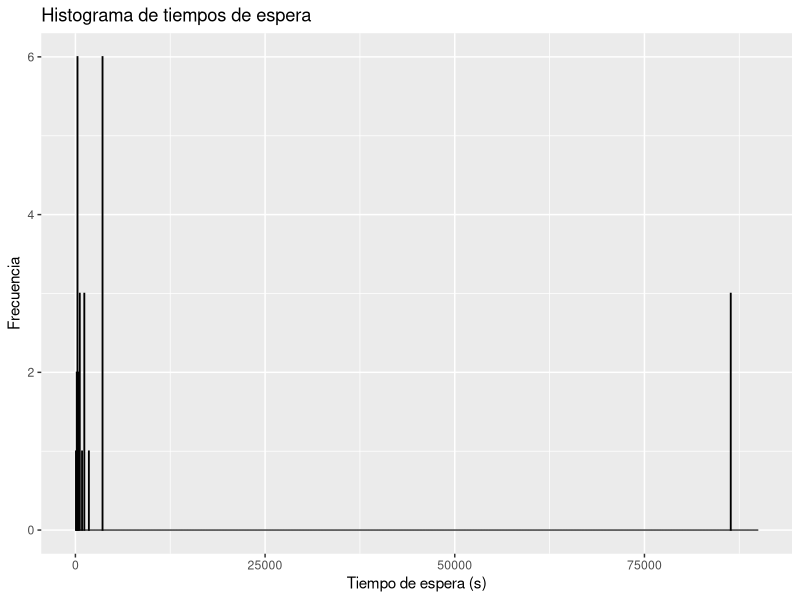
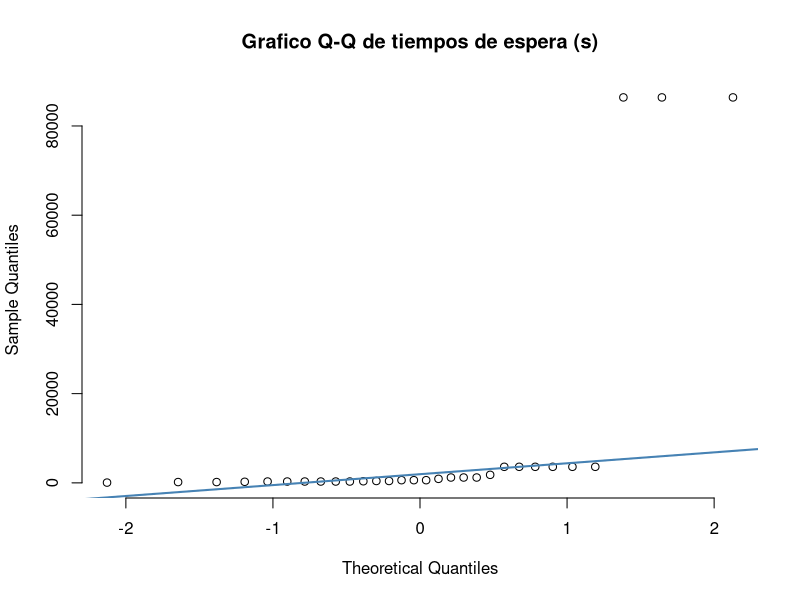

Here is the R script that generated these plots, in order: (Note: this script raises an error after producing the figures.)
#Instalacion de paquetes
install.packages("ggplot2")
install.packages("nortest")
install.packages("fitdistrplus")
#Inclusion de librerias
library(ggplot2)
library("nortest")
library(MASS)
library(fitdistrplus)

# Leer datos de uso
user_data= (read.csv(file = "datosUso.csv", header=T, encoding = "UTF-8"))

# 1 - Calcular Tasa de Arribo
pob_total = 4320000000
music_perc = 5 / 10000
music_use_perc = 0.1
# Calcular numero de usuarios
users = pob_total * music_perc * music_use_perc 

# Obtencion de la tasa de arribo.
lambda_a_mes = (mean(user_data$tasa_uso) * users)
lambda_a = lambda_a_mes/(30*24*60*60) # tasa de arribo en segundos


# 2 - Analisis de normalidad y obtencion de parametros de la distribucion de los tiempos de espera

# 2.1 - Tiempos de espera sin modificaciones
# Histograma de tiempos de espera
ggplot(user_data, aes(x = t_espera)) +
  geom_histogram(breaks=seq(0, 90000, by=50), fill = "white", colour = "black") +
  labs(title="Histograma de tiempos de espera", x="Tiempo de espera (s)", y="Frecuencia")

# Grafico Q-Q de tiempos de espera 
qqnorm(user_data$t_espera, pch = 1, frame = FALSE, main = "Grafico Q-Q de tiempos de espera (s)")
qqline(user_data$t_espera, col = "steelblue", lwd = 2)

# Prueba de normalidad 
shapiro.test(user_data$t_espera)
# Los tiempos de espera sin modificaciones no tienen dist. normal.


# 2.2 - Tiempos de espera usando la regla 1.5 IQR para eliminar valores atipicos
# Obtener cuartiles de los tiempos de espera
summary(user_data$t_espera)
Q1 = 300 # primer cuartil
Q3 = 3600 # tercer cuartil
IQR = Q3 - Q1 # rango intercuantilico
# Calcular limites inferior y superior para la regla 1.5 IQR
bottom_limit = Q1 - 1.5 * IQR
upper_limit = Q3 + 1.5 * IQR

# Obtener tiempos de espera sin valores atipicos
subset = user_data[bottom_limit < user_data$t_espera && user_data$t_espera < upper_limit,]

# Histograma de tiempos de espera sin valores atipicos
ggplot(subset, aes(x = t_espera)) +
  geom_histogram(breaks=seq(0, 5000, by=20), fill = "white", colour = "black") +
  labs(title="Histograma de tiempos de espera sin valores atipicos", x="Tiempo de espera (s)", y="Frecuencia")

# Grafico Q-Q de tiempos de espera sin valores atipicos
qqnorm(subset$t_espera, pch = 1, frame = FALSE,  main = "Grafico Q-Q de tiempos de espera sin valores atipicos (s)")
qqline(subset$t_espera, col = "steelblue", lwd = 2)

# Prueba de normalidad 
shapiro.test(subset$t_espera)
# Los tiempos de espera sin valores atipicos no tienen dist. normal.


# 2.3 - Tiempos de espera usando la regla 1.5 IQR para eliminar valores atipicos y transformados a escala logaritmica
# Pasar los tiempos de espera a escala logaritmica
subsetLog = subset
subsetLog$t_espera = log(subset$t_espera)

# Histograma de tiempos de espera en escala logaritmica
ggplot(subsetLog, aes(x = t_espera)) +
  geom_histogram(breaks=seq(0, 15, by=0.25), fill = "white", colour = "black") +
  labs(title="Histograma de tiempos de espera en escala logaritmica", x="Tiempo de espera (log(s))", y="Frecuencia")


# Grafico Q-Q de tiempos de espera en escala logaritmica
qqnorm(subsetLog$t_espera, pch = 1, frame = FALSE, main = "Grafico Q-Q de tiempos de espera en escalara logaritmica (log(s))")
qqline(subsetLog$t_espera, col = "steelblue", lwd = 2)

# Prueba de normalidad
shapiro.test(subsetLog$t_espera)
# Los tiempos de espera en escala logaritmica no tienen dist. normal.


# 2.4 - Ajustar tiempos de espera a distribucion log normal para obtener la media y desviacion estandar de la dist.
dist = fitdist(subsetLog$t_espera,"norm")
summary(subsetLog$t_espera)
summary(dist)
# Parametros de la distribucion log normal
prom_t_espera = 7 #6.52 
desv_t_espera = 1.8 #1.12



# 3 - Simulacion
# 3.1 Modelo lineal de tiempo de procesamiento de los computadoras
# Leer datos de tiempo de procesamiento
processing_data = (read.csv(file = "Processing time.csv", header=T, encoding = "UTF-8"))

# MBP_2019
m2019 <- lm(processing_data$MBP_2019~processing_data$Seconds)
summary(m2019)
# pendiente: 0.09, intercepcion: 0

# MBP_2015_2_9
m2012_2_9 <- lm(processing_data$MBP_2015_2_9~processing_data$Seconds)
summary(m2012_2_9)
# pendiente: 0.2, intercepcion: 0 

# MBP_2019_2_7
m2012_2_7 <- lm(processing_data$MBP_2015_2_7~processing_data$Seconds)
summary(m2012_2_7)
# pendiente: 0.22, intercepcion: 0 

# 3.2 Codigo de la simulacion
# Calcular numero de pruebas requeridas
p = 0.9
e = 0.05
n = 3 #round(p * (1 - p) * (qnorm(1 - (e/2))/e)^2)

# Parametros de la simulacion
k <- 9 # numero de servidores
testTime = 604800/7  # segundos en una semana
ttMultiplier = 52 *7
mu <- 1/lambda_a # tiempo promedio entre arribos
ms <- rep(0.09, 7)
ms <- c(ms, 0.2, 0.22) # pendientes de los tiempos de servicio de las computadoras
bs <- rep(0, 9) # intercepciones de los tiempos de servicio de las computadoras

# Parametros de ventas
comissionLimit = 1000000
goal = 1000000

# Distribucion gamma de duracion de canciones
shape = 6.76
rate = 0.03

# Arreglos para guardar resultados de la simulacion
Twork <- matrix(rep(0, n*k), n)
Njobs <- matrix(rep(0, n*k), n)
Wmean <- rep(0, n) # tiempo promedio de espera
Wmax <- rep(0, n) # tiempo maximode espera
Nwithdr <- rep(0, n)
Nav <- rep(0, n)
Nat10 <- rep(0, n)
Stimes <- rep(0, n) # tiempo promedio de servicio
Smax <- rep(0,n)

sales = rep(0,n) #vector de ventas totales por corrida
longSongSales = rep(0,n) # vector de ventas de canciones largas por corrida
longSongFraction = rep(0,n) # vector de canciones largas por corrida

for (i in 1:n) {
  arrival <- c()
  start <- c()
  finish <- c()
  server <- c()
  j <- 0
  T <- 0
  s_max <- -1
  A <- rep(0,k)
  
  songCounter = 0
  
  while (T < testTime) {
    j <- j+1
    wait_time <- exp(rnorm(1, mean=prom_t_espera, sd=desv_t_espera))
    T <- T + rexp(n = 1, rate = lambda_a) # 0.0086
    arrival <- c(arrival, T)
    Nfree <- sum( A < T )
    u <- 1
    if (Nfree == 0) {
      
      for (v in 2:k) {
        if (A[v] < A[u]) {
          u <- v
        }
      }
      if (A[u]-T > wait_time) {
        start <- c(start, T+wait_time)
        finish <- c(finish, T+wait_time)
        u <- 0
      } else {
        start <- c(start, A[u])
      }
    } else { # NFree > 0
      u <- ceiling(runif(1)*k)
      while (A[u] > T) { 
        u <- ceiling(runif(1)*k)
      }
      start <- c(start, T)
    }
    server <- c(server, u)
    if (u > 0) {
      songCounter = songCounter + 1
      song_duration = rgamma(1, shape, rate=rate)
      S <- ms[u]*song_duration + bs[u]
      Stimes[i] <- Stimes[i] + S
      finish <- c(finish, start[j]+S)
      A[u] <- start[j] + S
      if (s_max < S) {
        s_max = S
      }
      
      # calculo de metricas de ventas
      if (song_duration < 360) {
        sales[i] = sales[i] + 0.99
      }
      else {
        sale = ceiling(song_duration/360) * 0.99
        sales[i] = sales[i] + sale
        longSongSales[i] = longSongSales[i] + sale
        longSongFraction[i] = longSongFraction[i] + 1 
      }
    }
  }
   for (u in 1:k) { 
     Twork[i,u] <- sum((server == u)*(finish-start)) 
     Njobs[i,u] <- sum(server == u)
   }
   Wmean[i] <- mean(start-arrival) 
   Wmax[i] <- max(start-arrival)
   Nwithdr[i] <- sum(server == 0)
   Nav[i] <- sum(start == arrival)
   Nat10[i] <- sum(finish > testTime)
   
   Smax[i] <- s_max
   sim_jobs = sum(Njobs[i])
   Stimes[i] <- Stimes[i] / sim_jobs
   
   longSongFraction[i] = longSongFraction[i]/songCounter
}

# Resultados
# 1 - Cantidad esperada de canciones en un año
n_jobs = colMeans(Njobs) * ttMultiplier
total_jobs =  sum(n_jobs)
cat("Cantidad total de canciones procesadas en un año: ", total_jobs, "\n")

# 1 - Fraccion de canciones procesadas por cada computador 
server_fraction = n_jobs / total_jobs
cat("Fraccion de canciones procesadas por cada computador: ", server_fraction, "\n")

# 2 - Fracci?n de solicitudes que fueron retiradas por el cliente debido a que se le agot? la paciencia.
retired_jobs_fraction = mean(Nwithdr) / total_jobs
cat("Fracci?n de solicitudes que fueron retiradas: ", retired_jobs_fraction, "\n")

# 3 - Tiempo promedio y maximo de espera
mean_waitTime = mean(Wmean)
cat("Tiempo promedio de espera: ", mean_waitTime, "\n")

max_waitTime = mean(Wmax)
cat("Tiempo maximo de espera: ", max_waitTime, "\n")

# 3 - Tiempo promedio y maximo de servicio
mean_serviceTime = mean(Stimes)
cat("Tiempo promedio de servicio: ", mean_serviceTime, "\n")
max_serviceTime = mean(Smax)
cat("Tiempo maximo de servicio: ", max_serviceTime, "\n")

# 3 -Tiempo promedio y maximo de respuesta
mean_responseTime = mean_waitTime + mean_serviceTime
cat("Tiempo promedio de respuesta: ", mean_responseTime, "\n")
max_responseTime = max_waitTime + max_serviceTime
cat("Tiempo maximo de respuesta: ", max_responseTime, "\n")


# 4- Fraccion de tiempo de espera
frac_waitTime = mean_waitTime / mean_responseTime
cat("Fraccion de tiempo de espera del tiempo de respuesta: ", frac_waitTime, "\n")

# 5 - Metricas de ventas
cat("Valor esperado de ventas: ", mean(sales*ttMultiplier), "\n")
cat("Error estandar: ",sd(sales*ttMultiplier), "\n")
earnings = ifelse(sales>comissionLimit, sales - sales*0.3, sales - sales*0.15)
cat("Ganancias esperadas: ",mean(earnings*ttMultiplier), "\n")
cat("Fraccion de canciones mayores a 6  min: ",mean(longSongFraction), "\n")
cat("Fraccion de ventas mayores a 6  min: ",mean(longSongSales)/mean(sales), "\n")
cat("Probabilidad de cumplir la meta de ventas en 1 año: ",(sum(sales*ttMultiplier>goal)/n), "\n")
